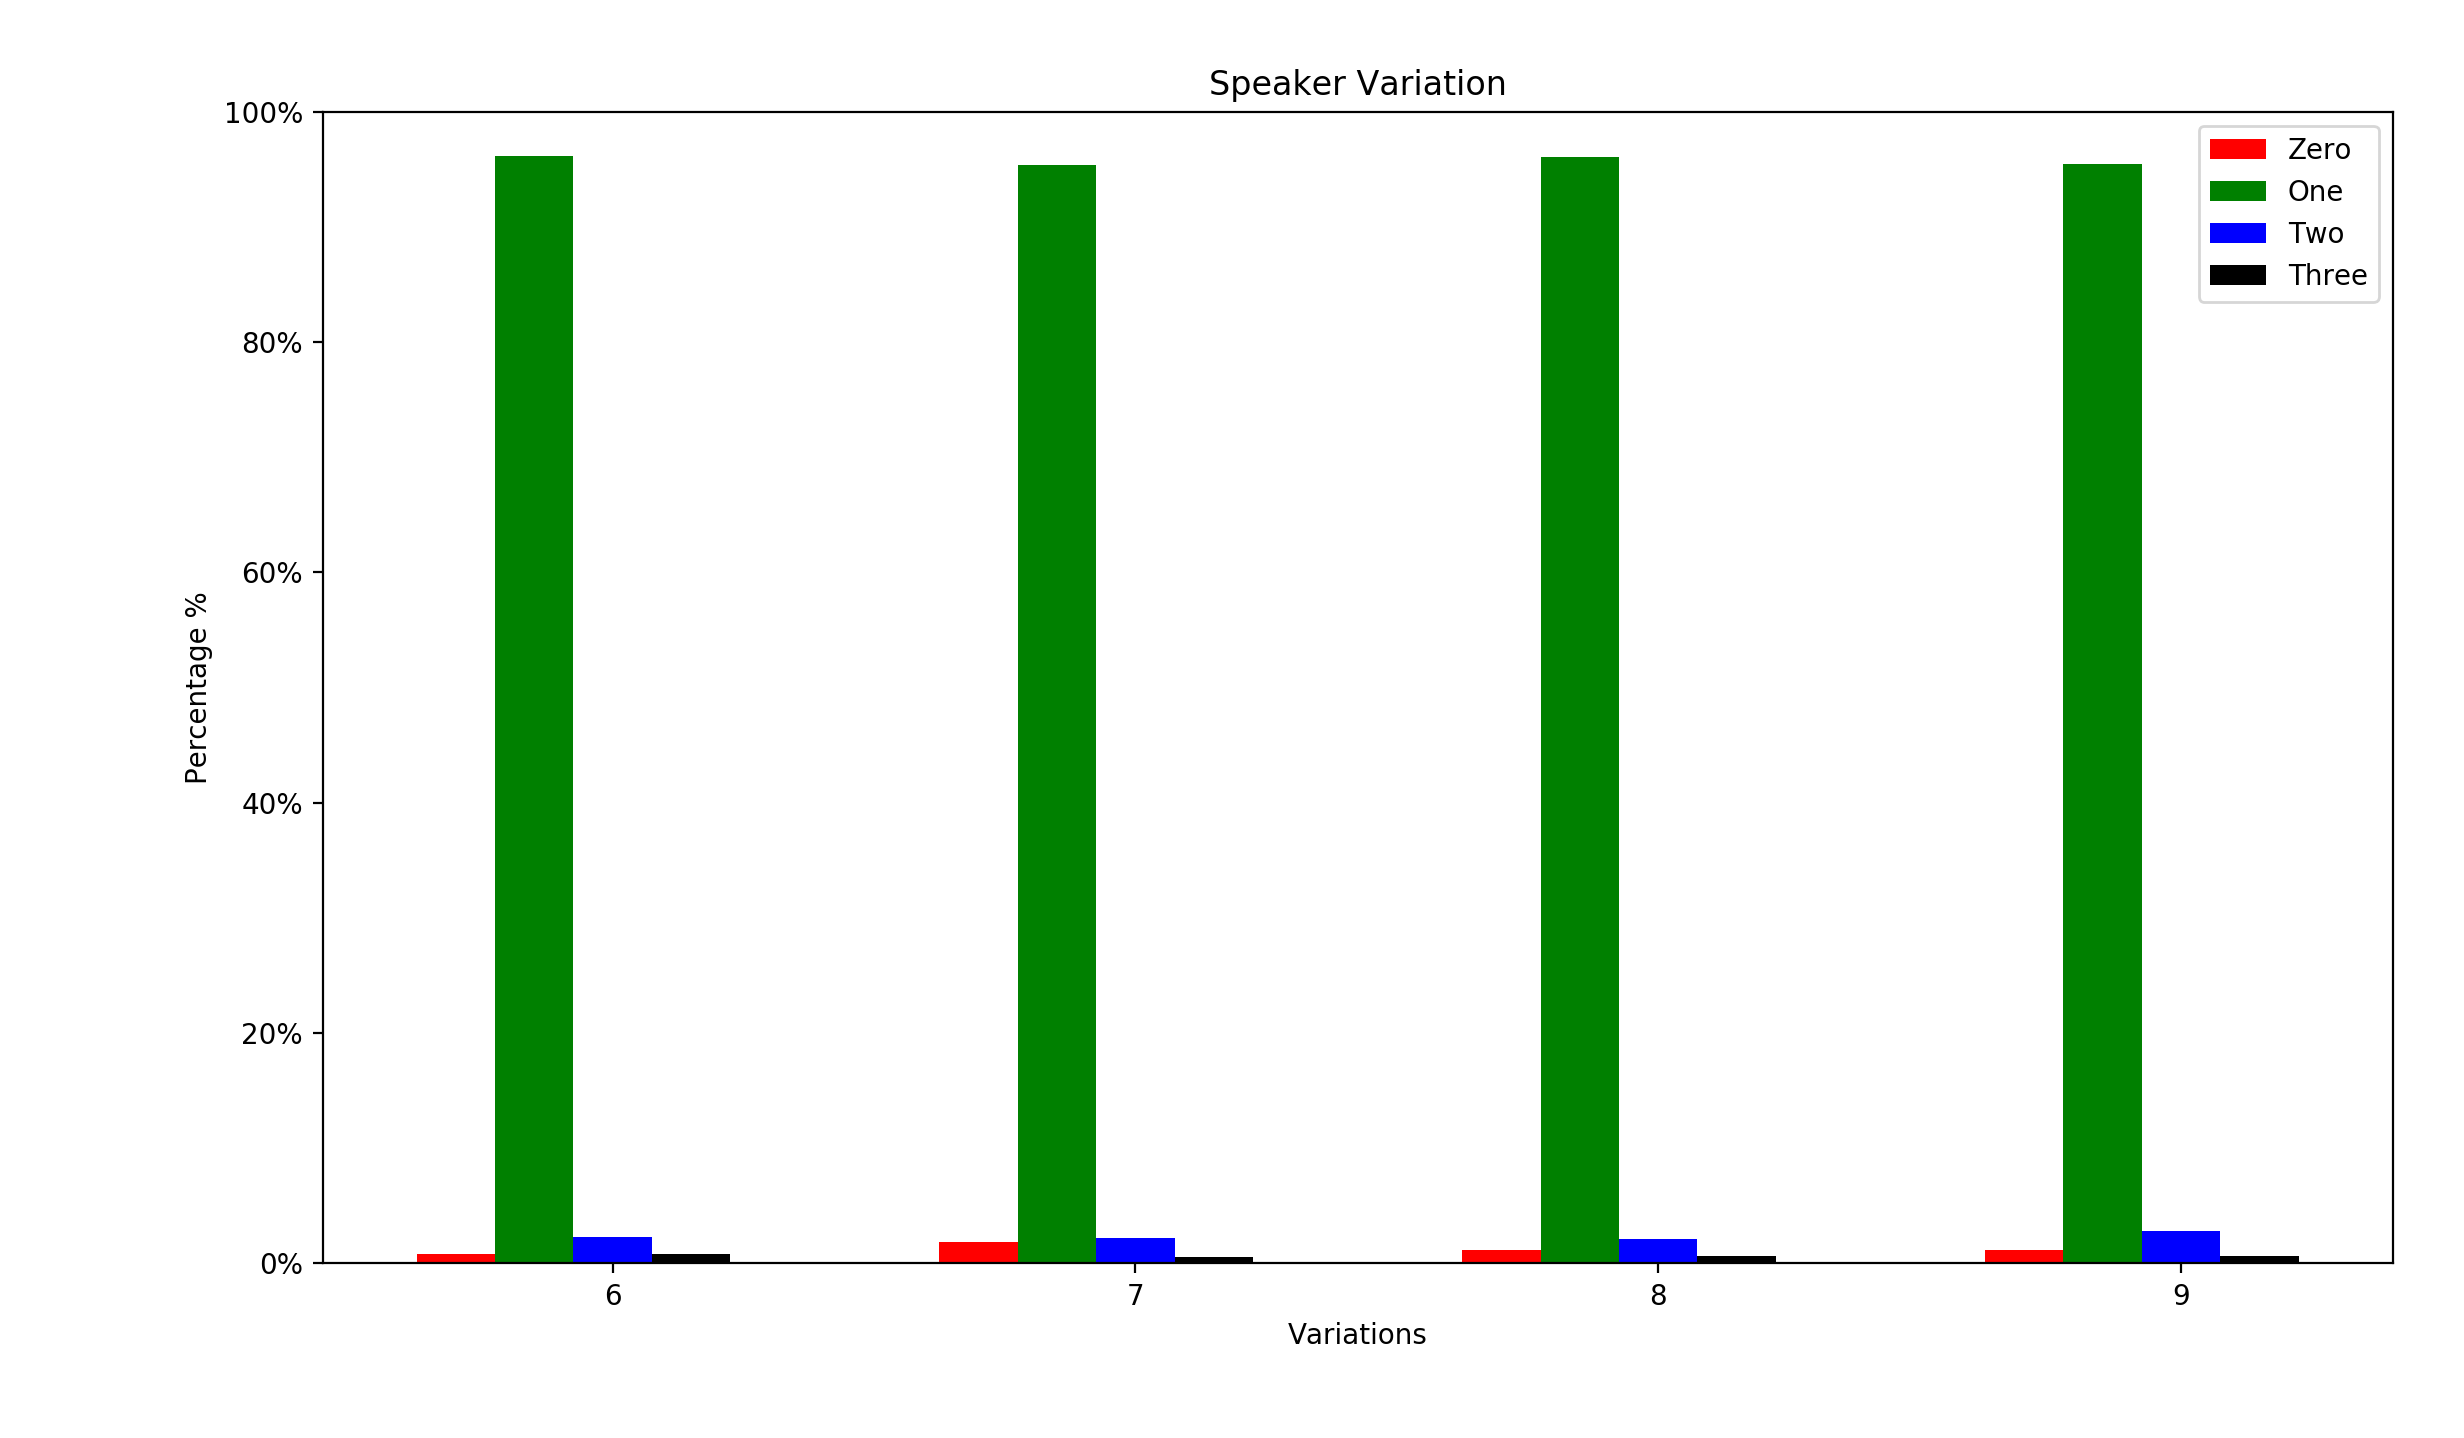

Here is the Python script that generated this plot:
#!/usr/bin/env python
# -*- coding: utf-8 -*-

# ----------------------------------------------------------------------
# Numenta Platform for Intelligent Computing (NuPIC)
# Copyright (C) 2019, Numenta, Inc.  Unless you have an agreement
# with Numenta, Inc., for a separate license for this software code, the
# following terms and conditions apply:
#
# This program is free software: you can redistribute it and/or modify
# it under the terms of the GNU Affero Public License version 3 as
# published by the Free Software Foundation.
#
# This program is distributed in the hope that it will be useful,
# but WITHOUT ANY WARRANTY; without even the implied warranty of
# MERCHANTABILITY or FITNESS FOR A PARTICULAR PURPOSE.
# See the GNU Affero Public License for more details.
#
# You should have received a copy of the GNU Affero Public License
# along with this program.  If not, see http://www.gnu.org/licenses.
#
# http://numenta.org/licenses/
# ----------------------------------------------------------------------

import numpy as np
import matplotlib.pyplot as plt
import matplotlib.ticker as mtick
import yaml
import timeit
import random
import datetime
import random

# Python implementations
from nupic.algorithms.spatial_pooler import SpatialPooler
# from nupic.algorithms.temporal_memory import TemporalMemory
# from nupic.algorithms.sdr_classifier import SDRClassifier

# C++ implementations
# from nupic.bindings.algorithms import SpatialPooler
from nupic.bindings.algorithms import TemporalMemory
from nupic.bindings.algorithms import SDRClassifier


if __name__ == "__main__":

  random.seed(42)
  np.random.seed(42)

  total_time = timeit.default_timer()

  datapath = "./free-spoken-digit-dataset/recordings/"

  verbose = True
  show_timing = True

  count = 0

  fs = 100e3  # Hz

  encoding_width = 2048  # bits

  with open("model.yaml", "r") as f:
    modelParams = yaml.safe_load(f)["modelParams"]

    spParams = modelParams["spParams"]
    tmParams = modelParams["tmParams"]
    clParams = modelParams["clParams"]

  sp = SpatialPooler(
    inputDimensions=(encoding_width,),
    columnDimensions=(spParams["columnCount"],),
    potentialPct=spParams["potentialPct"],
    potentialRadius=encoding_width,
    globalInhibition=spParams["globalInhibition"],
    localAreaDensity=spParams["localAreaDensity"],
    numActiveColumnsPerInhArea=spParams["numActiveColumnsPerInhArea"],
    synPermInactiveDec=spParams["synPermInactiveDec"],
    synPermActiveInc=spParams["synPermActiveInc"],
    synPermConnected=spParams["synPermConnected"],
    boostStrength=spParams["boostStrength"],
    seed=spParams["seed"],
    wrapAround=True
  )

  tm = TemporalMemory(
    columnDimensions=(tmParams["columnCount"],),
    cellsPerColumn=tmParams["cellsPerColumn"],
    activationThreshold=tmParams["activationThreshold"],
    initialPermanence=tmParams["initialPerm"],
    connectedPermanence=spParams["synPermConnected"],
    minThreshold=tmParams["minThreshold"],
    maxNewSynapseCount=tmParams["newSynapseCount"],
    permanenceIncrement=tmParams["permanenceInc"],
    permanenceDecrement=tmParams["permanenceDec"],
    predictedSegmentDecrement=0.0,
    maxSegmentsPerCell=tmParams["maxSegmentsPerCell"],
    maxSynapsesPerSegment=tmParams["maxSynapsesPerSegment"],
    seed=tmParams["seed"]
  )

  cl = SDRClassifier([1], 0.001, 0.3, 0)

  # Create an array to represent active columns, all initially zero
  activeColumns = np.zeros(spParams["columnCount"]).astype('uint32')

  offset_start = 10000
  chunk_size = 2500

  training_count = 16

  file_names = []

  # Train with 6 variations of spoken speech
  for j in range(0, training_count):
    file_names.append(datapath + "0_jackson_{}.ngm.npy".format(random.randint(0, 5)))
    file_names.append(datapath + "1_jackson_{}.ngm.npy".format(random.randint(0, 5)))
    file_names.append(datapath + "2_jackson_{}.ngm.npy".format(random.randint(0, 5)))
    file_names.append(datapath + "3_jackson_{}.ngm.npy".format(random.randint(0, 5)))

  random.shuffle(file_names)

  # Take into account duplication of samples
  training_count *= 4

  for i, file_name in enumerate(file_names):

    bucketIdx = int(file_name[len(datapath)])

    encoding = np.load(file_name)
    encoding = encoding[offset_start:offset_start+chunk_size].astype('uint32')

    tm.reset()

    print("Training (#{}/{}): {} ({} SDRs, {:.4f}s)".format(
      i + 1, training_count, file_name, len(encoding), len(encoding) / fs))

    start_time = timeit.default_timer()

    for sdr in encoding:
      # Execute Spatial Pooling algorithm over input space.
      sp.compute(sdr, True, activeColumns)
      activeColumnIndices = np.nonzero(activeColumns)[0]

      # Execute Temporal Memory algorithm over active mini-columns.
      tm.compute(activeColumnIndices, learn=True)
      activeCells = tm.getActiveCells()

      # Run classifier to translate active cells back to scalar value.
      result = cl.compute(
        recordNum=count,
        patternNZ=activeCells,
        classification={
          "bucketIdx": bucketIdx,
          "actValue": bucketIdx
        },
        learn=True,
        infer=False
      )

      count += 1

      if show_timing and (count % chunk_size) == 0:
        print("Elapsed time: {}, ({} total SDRs)".format(
          str(datetime.timedelta(seconds=(timeit.default_timer() - start_time))), count))

  # Test the classifier with four unheard "One" variations
  test_names = []
  test_names.append(datapath + "1_jackson_6.ngm.npy")
  test_names.append(datapath + "1_jackson_7.ngm.npy")
  test_names.append(datapath + "1_jackson_8.ngm.npy")
  test_names.append(datapath + "1_jackson_9.ngm.npy")

  average_predictions = [[], [], [], []]

  for test_name in test_names:

    bucketIdx = int(test_name[len(datapath)])

    encoding = np.load(test_name)
    encoding = encoding[offset_start:offset_start+chunk_size].astype('uint32')

    print("Testing: {} ({} SDRs, {:.4f}s)".format(
      test_name, len(encoding), len(encoding) / fs))

    tm.reset()

    results = []

    start_time = timeit.default_timer()

    for sdr in encoding:
      # Execute Spatial Pooling algorithm over input space.
      sp.compute(sdr, False, activeColumns)
      activeColumnIndices = np.nonzero(activeColumns)[0]

      # Execute Temporal Memory algorithm over active mini-columns.
      tm.compute(activeColumnIndices, learn=False)
      activeCells = tm.getActiveCells()

      # Run classifier to translate active cells back to scalar value.
      result = cl.compute(
        recordNum=count,
        patternNZ=activeCells,
        classification={
          "bucketIdx": bucketIdx,
          "actValue": bucketIdx
        },
        learn=False,
        infer=True
      )

      results.append(result)

      count += 1

      if show_timing and (count % chunk_size) == 0:
        print("Elapsed time: {}, ({} total SDRs)".format(
          str(datetime.timedelta(seconds=(timeit.default_timer() - start_time))), count))

    averages = [0, 0, 0, 0]

    for i in range(0, 4):
      for result in results:
        averages[i] += result[1][i]

      averages[i] /= len(results)
      averages[i] *= 100.0

      average_predictions[i].append(averages[i])

    print("Average: {}".format(averages[1]))

  fig, ax = plt.subplots()

  index = np.arange(4)
  bar_width = 0.15

  rects1 = ax.bar(index + (0 * bar_width), average_predictions[0], bar_width, color='r', label='Zero')
  rects2 = ax.bar(index + (1 * bar_width), average_predictions[1], bar_width, color='g', label='One')
  rects3 = ax.bar(index + (2 * bar_width), average_predictions[2], bar_width, color='b', label='Two')
  rects4 = ax.bar(index + (3 * bar_width), average_predictions[3], bar_width, color='k', label='Three')

  ax.set_title('Speaker Variation')
  ax.set_xlabel('Variations')
  ax.set_ylabel('Percentage %')
  ax.set_ylim(0.0, 100.0)
  ax.yaxis.set_major_formatter(mtick.PercentFormatter())
  ax.set_xticks(index + (bar_width * 4) / 2)
  ax.set_xticklabels(('6', '7', '8', '9'))
  ax.legend()

  fig.tight_layout()
  plt.show()

  print("Total time: {}, ({} total SDRs)".format(
    str(datetime.timedelta(seconds=(timeit.default_timer() - total_time))), count))
